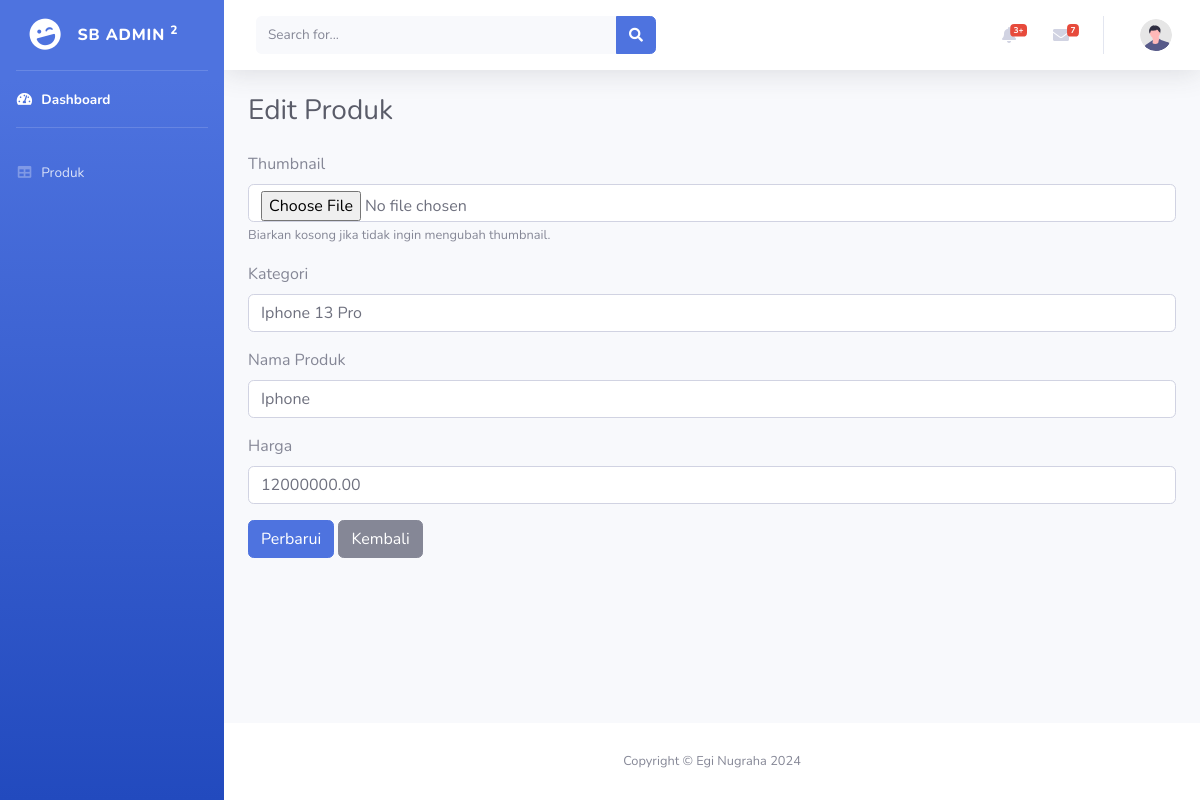
Screenshot of /product/edit/1 with the database file from the repository.
### tables this page shows
CREATE TABLE `produk` (
  `id` int(11) NOT NULL,
  `thumbnail` varchar(255) NOT NULL,
  `kategori` varchar(100) NOT NULL,
  `produk` varchar(100) NOT NULL,
  `harga` decimal(10,2) NOT NULL
);

### application/controllers/Product.php (called while the page is built, shortened)
<?php
class Product extends CI_Controller {
    public function __construct()
    {
        $this->load->model('Product_model');
    }
    public function edit($id)
    {
        $data['content'] = 'produk/edit';
        $data['product'] = $this->Product_model->get_product_by_id($id);
        $this->load->view('templates/template', $data);
    }
}

### index.php (called while the page is built, shortened)
<?php
require_once BASEPATH.'core/CodeIgniter.php';

### application/models/Product_model.php (called while the page is built, shortened)
<?php
class Product_model extends CI_Model {
    public function get_product_by_id($id)
    {
        return $this->db->get_where('produk', ['id' => $id])->row();
    }
}

### application/views/produk/edit.php (the view, shortened to what this page needs)
<h1 class="h3 mb-4 text-gray-800">Edit Produk</h1>
<form action="<?= base_url('product/update/' . $product->id); ?>" method="post" enctype="multipart/form-data">
    <div class="form-group">
        <label for="thumbnail">Thumbnail</label>
        <input type="file" class="form-control" id="thumbnail" name="thumbnail">
        <small>Biarkan kosong jika tidak ingin mengubah thumbnail.</small>
    </div>
    <div class="form-group">
        <label for="kategori">Kategori</label>
        <input type="text" class="form-control" id="kategori" name="kategori" value="<?= set_value('kategori', $product->kategori); ?>" required>
    </div>
    <div class="form-group">
        <label for="produk">Nama Produk</label>
        <input type="text" class="form-control" id="produk" name="produk" value="<?= set_value('produk', $product->produk); ?>" required>
    </div>
    <div class="form-group">
        <label for="harga">Harga</label>
        <input type="number" class="form-control" id="harga" name="harga" value="<?= set_value('harga', $product->harga); ?>" required>
    </div>
    <button type="submit" class="btn btn-primary">Perbarui</button>
    <a href="<?= base_url('product'); ?>" class="btn btn-secondary">Kembali</a>
</form>

### rows the page displays
produk: kategori "Iphone 13 Pro", produk "Iphone", harga "12000000.00"
